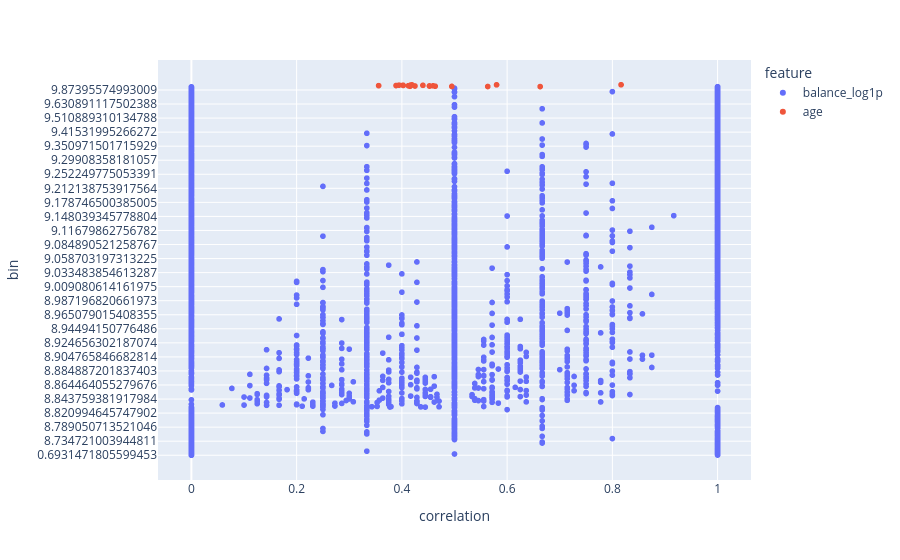

Notebook source saved alongside this figure:
### Markdown cell above
### Corelation Analyse

### Code cell
# df['deposit_numeric'] = (df['deposit'] == 'yes').astype(int)

df_bins = df[['deposit', 'balance_log1p', 'age_bin']].copy()

# Konwertujemy Interval → string
for col in ['balance_log1p', 'age_bin']:
    df_bins[col] = df_bins[col].astype(str)

corr_list = []
for feature in ['balance_log1p', 'age_bin']:
    df_grouped = df_bins.groupby(feature)['deposit'].mean().reset_index()
    df_grouped.columns = ['bin', 'correlation']
    df_grouped['feature'] = feature.replace('_bin', '')
    corr_list.append(df_grouped)

df_correlated_full = pd.concat(corr_list, ignore_index=True)

# Plot funnel
import plotly.express as px
fig = px.scatter(
    df_correlated_full,
    x='correlation',
    y='bin',
    color='feature',
    hover_data=['feature', 'bin', 'correlation']
)
fig.show()

### Figure 1 — Plotly figure (JSON) as saved in the notebook; plotly's stock layout.template omitted (floating-point values rounded to 4 significant figures; data arrays with more than 128 entries replaced by an {"elided": "..."} marker saying what was removed)
{"data": [{"customdata": {"elided": "3805x1 str values"}, "hovertemplate": "feature=%{customdata[0]}<br>correlation=%{x}<br>bin=%{y}<extra></extra>", "legendgroup": "balance_log1p", "marker": {"color": "#636efa", "symbol": "circle"}, "mode": "markers", "name": "balance_log1p", "showlegend": true, "type": "scattergl", "x": {"elided": "3805 float values"}, "xaxis": "x", "y": {"elided": "3805 str values"}, "yaxis": "y"}, {"customdata": [["age"], ["age"], ["age"], ["age"], ["age"], ["age"], ["age"], ["age"], ["age"], ["age"], ["age"], ["age"], ["age"], ["age"], ["age"], ["age"], ["age"], ["age"], ["age"], ["age"]], "hovertemplate": "feature=%{customdata[0]}<br>correlation=%{x}<br>bin=%{y}<extra></extra>", "legendgroup": "age", "marker": {"color": "#EF553B", "symbol": "circle"}, "mode": "markers", "name": "age", "showlegend": true, "type": "scattergl", "x": [0.6628, 0.5632, 0.4949, 0.4153, 0.4633, 0.4526, 0.4249, 0.4524, 0.4595, 0.4124, 0.3558, 0.3889, 0.4025, 0.4399, 0.4022, 0.3946, 0.4167, 0.4192, 0.58, 0.8165], "xaxis": "x", "y": ["(17.999, 26.0]", "(26.0, 28.0]", "(28.0, 30.0]", "(30.0, 31.0]", "(31.0, 32.0]", "(32.0, 33.0]", "(33.0, 34.0]", "(34.0, 36.0]", "(36.0, 37.0]", "(37.0, 39.0]", "(39.0, 40.0]", "(40.0, 42.0]", "(42.0, 44.0]", "(44.0, 47.0]", "(47.0, 49.0]", "(49.0, 52.0]", "(52.0, 55.0]", "(55.0, 58.0]", "(58.0, 61.0]", "(61.0, 95.0]"], "yaxis": "y"}], "layout": {"legend": {"title": {"text": "feature"}, "tracegroupgap": 0}, "margin": {"t": 60}, "xaxis": {"anchor": "y", "domain": [0, 1], "title": {"text": "correlation"}}, "yaxis": {"anchor": "x", "domain": [0, 1], "title": {"text": "bin"}}}}
